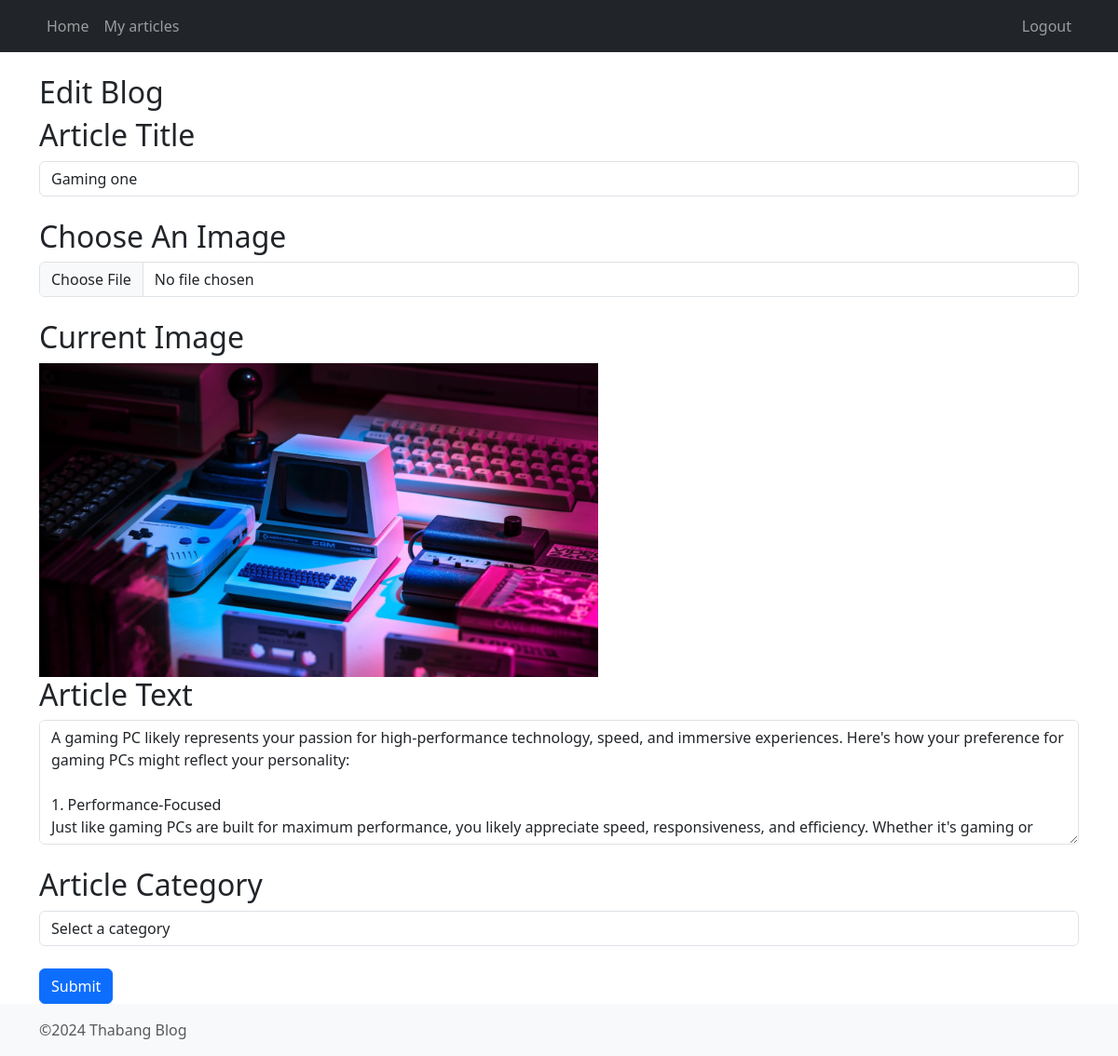
/edit/9/, run on an earlier commit of the app's database.
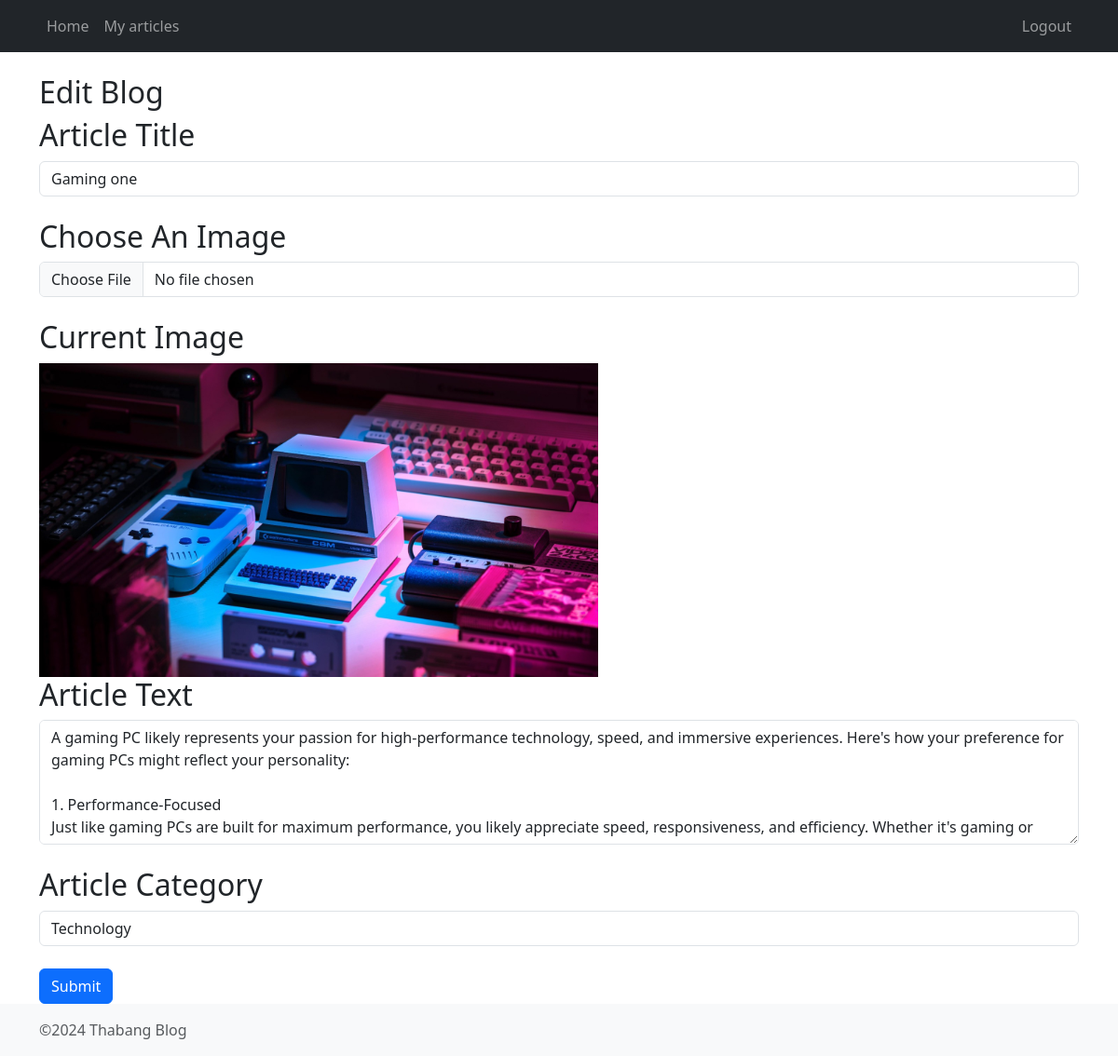
And on a later commit of the database.
### BlogApp/models.py (models this page shows)
class Blog(models.Model):
    user = models.ForeignKey(User, on_delete=models.CASCADE, related_name="blogs")
    title = models.CharField(max_length=100)
    image = models.ImageField(upload_to='images/')
    text = models.TextField()
    category = models.CharField(max_length=100)

### BlogApp/views.py (the view)
# urls.py: path('edit/<int:id>/', edit_blog, name='edit_blog'),
def edit_blog(request, id):
    blog = Blog.objects.get(id=id)
    if request.method == 'POST':
        form = BlogForm(request.POST, request.FILES, instance=blog)
        if form.is_valid():
            form.save()
            return redirect("BlogApp:home")
    else:
        form = BlogForm(instance=blog)
    return render(request, 'edit_blog.html', {'form': form, 'blog': blog})

### BlogApp/forms.py
class BlogForm(forms.ModelForm):
    class Meta:
        model = Blog
        fields = ['title', 'image', 'text', 'category']

### BlogApp/templates/edit_blog.html (shortened to what this page needs)
{% extends "base.html" %} {% block nav%}
<nav
  class="navbar navbar-expand-sm bg-dark navbar-dark nav-background-color fixed-top"
>
  <div class="container">
    <ul class="navbar-nav">
      <li class="nav-item">
        <a class="nav-link" href="{%  url 'BlogApp:home' %}">Home</a>
      </li>
    </ul>
    <ul class="navbar-nav">
      <li class="nav-item">
        <a class="nav-link" href="{%  url 'BlogApp:myBlogs' %}">My articles</a>
      </li>
    </ul>
    <ul class="navbar-nav ms-auto">
      <li class="nav-item">
        <form action="{% url 'BlogApp:logout' %}" method="POST">
          <button
            type="submit"
            class="nav-link btn btn-link"
            style="background: none; border: none"
          >
            Logout
          </button>
        </form>
      </li>
    </ul>
  </div>
</nav>
{% endblock nav %} {% block content %}
<h2>Edit Blog</h2>
<form method="POST" enctype="multipart/form-data">
  <h2>Article Title</h2>
  <input
    class="form-control"
    id="artTt"
    type="text"
    name="title"
    value="{{ blog.title }}"
  />
  <br />
  <h2>Choose An Image</h2>
  <input class="form-control" id="artImg" type="file" name="image" />
  <br />
  <h2>Current Image</h2>
  <img
    src="{{ blog.image.url }}"
    alt="Blog Image"
    style="width: 600px; height: auto"
  />
  <br />
  <h2>Article Text</h2>
  <textarea class="form-control" rows="5" id="artTxt" name="text">
{{blog.text}}</textarea
  >
  <br />
  <h2>Article Category</h2>
  <select class="form-control" id="artCategory" name="category">
    <option value="null" {% if blog.category == "null" %}selected{% endif %}>Select a category</option>
    <option value="Technology" {% if blog.category == "Technology" %}selected{% endif %}>Technology</option>
  </select>
  <br />
  <button type="submit" class="btn btn-primary">Submit</button>
</form>
{% endblock content %}

What changed in the data, as far as the page shows it:
changed Blog "Gaming one": category (not shown) → "Technology"
Also different on the page:
form field category: "Select a category" → (not shown)
